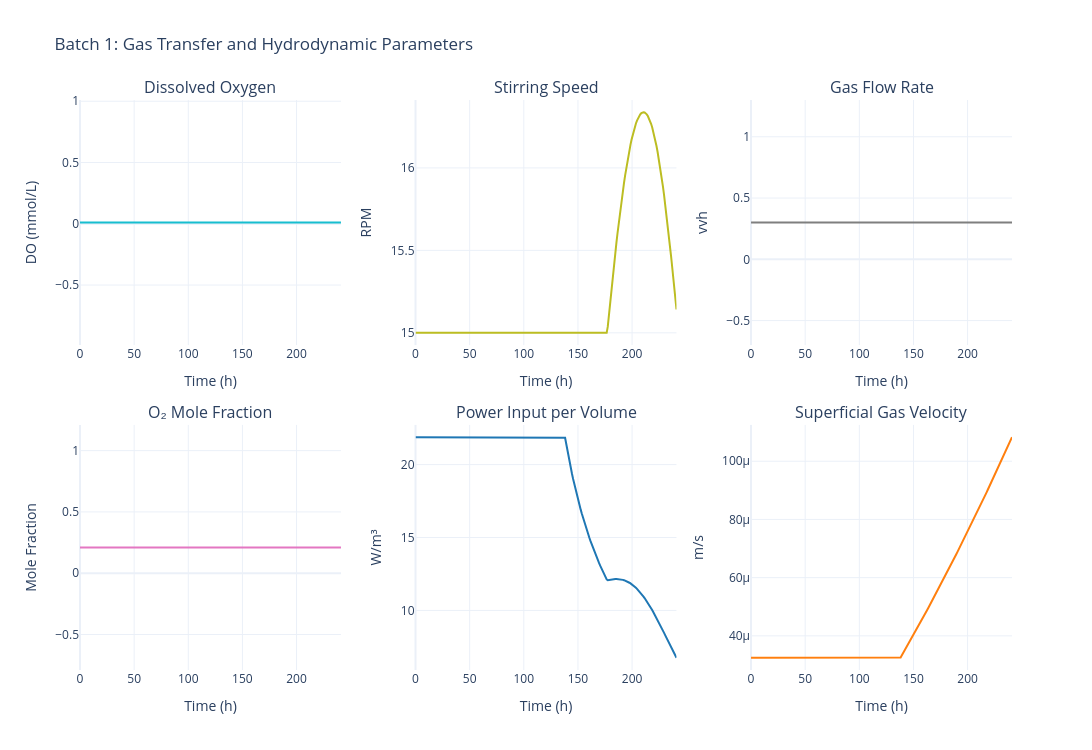

Notebook cell for this chart:
### Code cell
# Gas transfer (DO, agitation, gas flow, O2 fraction)
fig = data.plot_gas_transfer(batch_number=BATCH_NUMBER)
fig.show()

### Figure 1 — Plotly figure (JSON) as saved in the notebook; plotly's stock layout.template omitted (floating-point values rounded to 4 significant figures; data arrays with more than 128 entries replaced by an {"elided": "..."} marker saying what was removed)
{"data": [{"hovertemplate": "Time: %{x:.1f} h<br>DO: %{y:.3f} mmol/L<extra></extra>", "line": {"color": "#17becf", "width": 2}, "mode": "lines", "name": "Dissolved O₂", "type": "scatter", "x": {"elided": "275 float values"}, "xaxis": "x", "y": {"elided": "275 float values"}, "yaxis": "y"}, {"hovertemplate": "Time: %{x:.1f} h<br>N: %{y:.1f} rpm<extra></extra>", "line": {"color": "#bcbd22", "width": 2}, "mode": "lines", "name": "Stirring Speed", "type": "scatter", "x": {"elided": "275 float values"}, "xaxis": "x2", "y": {"elided": "275 float values"}, "yaxis": "y2"}, {"hovertemplate": "Time: %{x:.1f} h<br>Fg: %{y:.3f} vvh<extra></extra>", "line": {"color": "#7f7f7f", "width": 2}, "mode": "lines", "name": "Gas Flow Rate", "type": "scatter", "x": {"elided": "275 float values"}, "xaxis": "x3", "y": {"elided": "275 float values"}, "yaxis": "y3"}, {"hovertemplate": "Time: %{x:.1f} h<br>y_O₂: %{y:.3f}<extra></extra>", "line": {"color": "#e377c2", "width": 2}, "mode": "lines", "name": "y_O₂", "type": "scatter", "x": {"elided": "275 float values"}, "xaxis": "x4", "y": {"elided": "275 float values"}, "yaxis": "y4"}, {"hovertemplate": "Time: %{x:.1f} h<br>P/V: %{y:.2f} W/m³<extra></extra>", "line": {"color": "#1f77b4", "width": 2}, "mode": "lines", "name": "P/V", "type": "scatter", "x": {"elided": "275 float values"}, "xaxis": "x5", "y": {"elided": "275 float values"}, "yaxis": "y5"}, {"hovertemplate": "Time: %{x:.1f} h<br>vₛ: %{y:.5f} m/s<extra></extra>", "line": {"color": "#ff7f0e", "width": 2}, "mode": "lines", "name": "vₛ", "type": "scatter", "x": {"elided": "275 float values"}, "xaxis": "x6", "y": {"elided": "275 float values"}, "yaxis": "y6"}], "layout": {"annotations": [{"font": {"size": 16}, "showarrow": false, "text": "Dissolved Oxygen", "x": 0.14, "xanchor": "center", "xref": "paper", "y": 1, "yanchor": "bottom", "yref": "paper"}, {"font": {"size": 16}, "showarrow": false, "text": "Stirring Speed", "x": 0.5, "xanchor": "center", "xref": "paper", "y": 1, "yanchor": "bottom", "yref": "paper"}, {"font": {"size": 16}, "showarrow": false, "text": "Gas Flow Rate", "x": 0.86, "xanchor": "center", "xref": "paper", "y": 1, "yanchor": "bottom", "yref": "paper"}, {"font": {"size": 16}, "showarrow": false, "text": "O₂ Mole Fraction", "x": 0.14, "xanchor": "center", "xref": "paper", "y": 0.43, "yanchor": "bottom", "yref": "paper"}, {"font": {"size": 16}, "showarrow": false, "text": "Power Input per Volume", "x": 0.5, "xanchor": "center", "xref": "paper", "y": 0.43, "yanchor": "bottom", "yref": "paper"}, {"font": {"size": 16}, "showarrow": false, "text": "Superficial Gas Velocity", "x": 0.86, "xanchor": "center", "xref": "paper", "y": 0.43, "yanchor": "bottom", "yref": "paper"}], "font": {"size": 12}, "height": 750, "showlegend": false, "title": {"text": "Batch 1: Gas Transfer and Hydrodynamic Parameters"}, "width": 1400, "xaxis": {"anchor": "y", "domain": [0, 0.28], "title": {"text": "Time (h)"}}, "xaxis2": {"anchor": "y2", "domain": [0.36, 0.64], "title": {"text": "Time (h)"}}, "xaxis3": {"anchor": "y3", "domain": [0.72, 1], "title": {"text": "Time (h)"}}, "xaxis4": {"anchor": "y4", "domain": [0, 0.28], "title": {"text": "Time (h)"}}, "xaxis5": {"anchor": "y5", "domain": [0.36, 0.64], "title": {"text": "Time (h)"}}, "xaxis6": {"anchor": "y6", "domain": [0.72, 1], "title": {"text": "Time (h)"}}, "yaxis": {"anchor": "x", "domain": [0.57, 1], "title": {"text": "DO (mmol/L)"}}, "yaxis2": {"anchor": "x2", "domain": [0.57, 1], "title": {"text": "RPM"}}, "yaxis3": {"anchor": "x3", "domain": [0.57, 1], "title": {"text": "vvh"}}, "yaxis4": {"anchor": "x4", "domain": [0, 0.43], "title": {"text": "Mole Fraction"}}, "yaxis5": {"anchor": "x5", "domain": [0, 0.43], "title": {"text": "W/m³"}}, "yaxis6": {"anchor": "x6", "domain": [0, 0.43], "title": {"text": "m/s"}}}}
